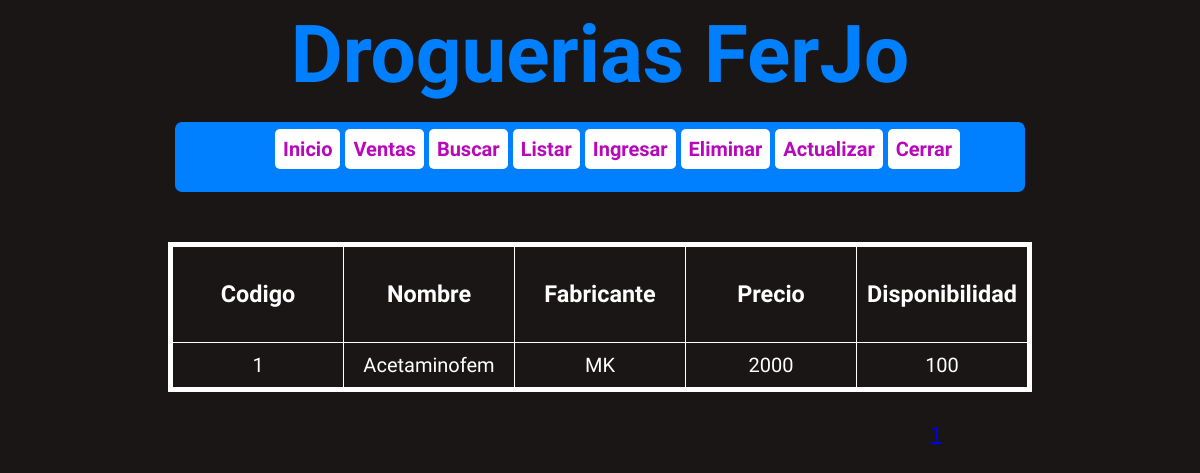
/listar.php (signed in), run on an earlier commit of the app's database.
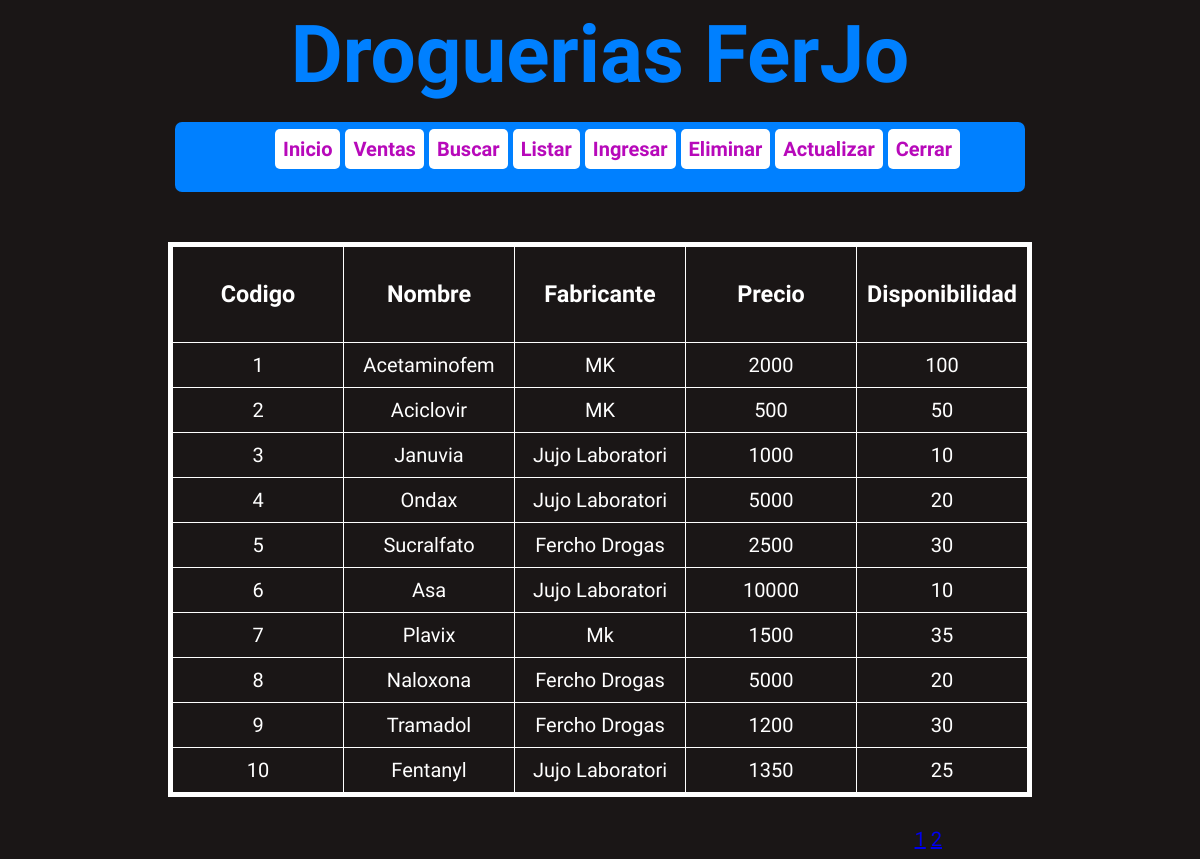
And on a later commit of the database.
### tables this page shows
CREATE TABLE IF NOT EXISTS `drogas` (
  `Codigo` int(15) NOT NULL,
  `Nombre` varchar(15) NOT NULL,
  `Fabricante` varchar(15) NOT NULL,
  `Presentacion` varchar(15) NOT NULL,
  `Tipo` varchar(15) NOT NULL,
  `Fecha_Vencimiento` date NOT NULL,
  `Precio` int(20) NOT NULL,
  `Disponibilidad` int(10) NOT NULL,
  `Cod_Proveedor` int(15) NOT NULL,
  `Formula` varchar(2) DEFAULT NULL,
  PRIMARY KEY (`Codigo`)
);

### listar.php (the view, shortened to what this page needs)
<!DOCTYPE html>
<html>
<head>
	<link rel="stylesheet" type="text/css" href="stylesheet.css">
</head>
<body>
<div id='Contenido'>
	<header>
		<hgroup>
		<h1><a href="index.php">Droguerias FerJo</a></h1>
		</hgroup>
		<div id='Menu'>
			<nav>
				<ul>
					<?php
					echo "<li><a href='index.php'>Inicio</a></li>";
					echo "<li><a href='ventas.php'>Ventas</a></li>";
					echo "<li><a href='buscar.php'>Buscar</a></li>";
					echo "<li><a href='listar.php'>Listar</a></li>";
					if($_SESSION["usuario_valido"] == 1){
						echo "<li><a href='insertar.php'>Ingresar</a></li>";
						echo "<li><a href='eliminar.php'>Eliminar</a></li>";
						echo "<li><a href='actualizar.php'>Actualizar</a></li>";
					}
					echo "<li><a href='cerrar.php'>Cerrar</a></li>";
					?>
				</ul>
			</nav>
		</div>
		<div>
		<?php
			require("conexion.php");
			$consulta = "SELECT Codigo, Nombre, Fabricante, Precio, Disponibilidad FROM drogas";
			$result = mysqli_query($conexion, $consulta);
			$tamano_paginas = 10;
			if(isset($_GET["pagina"])){
				$pagina = $_GET["pagina"];
			}else{
				$pagina = 1;
			}
			$numfilas = mysqli_num_rows($result);
			$totalpag = ceil($numfilas/$tamano_paginas);
			$desde = ($pagina -1)*$tamano_paginas;
			$consulta_limite ="SELECT Codigo, Nombre, Fabricante, Precio, Disponibilidad FROM drogas LIMIT $desde, $tamano_paginas";
			$result = mysqli_query($conexion, $consulta_limite);
			if(!empty($result)){
				echo "<table><tr><td>";
				echo "<h3 id='titleTable'>Codigo</h3></td><td>";
				echo "<h3 id='titleTable'>Nombre</h3></td><td>";
				echo "<h3 id='titleTable'>Fabricante</h3></td><td>";
				echo "<h3 id='titleTable'>Precio</h3></td><td>";
				echo "<h3 id='titleTable'>Disponibilidad</h3></td><tr>";
				while($fila = mysqli_fetch_row($result)){
					echo "<tr><td>";
					echo "$fila[0] </td><td>";
					echo " $fila[1] </td><td>";
					echo "$fila[2] </td><td>";
					echo "$fila[3] </td><td>";
					echo "$fila[4]</td></td></tr>";
				}
				echo "</table>";
			}else{
				echo "<h1 id = 'Error'>No hay drogas en el inventario</h1>";
			}
		?>
		</div>
		<div id='Paginacion'>
		<?php
			for($i = 1; $i <= $totalpag; $i++){
				echo "<a href='?pagina=" . $i . "'>" . $i . "</a>  ";
			}
		?>
		</div>
	</header>
</div>
</body>
</html>

### stylesheet.css (style rules this page uses)
body { background-color: #1A1616; font-family: 'Gloria Hallelujah', cursive; font-size: 20px; color: #FFF; }
header hgroup h1 { font-size: 80px; color: #0080FF; margin: 0 auto; font-family: 'Ranga', cursive; }
header hgroup h1 a { text-decoration: none; color: #0080FF; }
#Contenido { text-align: center; }
#Menu { margin: 0 auto; background-color: #0080FF; border-radius: 7px; width: 850px; height: 70px; }
nav ul { list-style-type: none; }
nav ul li { display: inline-block; margin-top: 7px; margin-right: 5px; cursor: pointer; border-radius: 5px; background-color: white; padding: 8px; font-weight: bold; transition: all 0.5s linear; -webkit-transition: all 0.5s linear; -o-transition: all 0.5s linear; -moz-transition: all 0.5s linea }
nav ul li a { text-decoration: none; color: #b709ba; }
table { margin: 0 auto; margin-top: 50px; border: 5px solid white; border-collapse: collapse; text-align: center; }
table td { border-radius: 7px; border: 1px solid white; padding: 10px; width: 150px; }
#Paginacion { margin-top: 30px; margin-right: 250px; text-align: right; }

What changed in the data, as far as the page shows it:
added drogas: Codigo "2", Nombre "Aciclovir", Fabricante "MK", Precio "500", Disponibilidad "50"
added drogas: Codigo "3", Nombre "Januvia", Fabricante "Jujo Laboratori", Precio "1000", Disponibilidad "10"
added drogas: Codigo "4", Nombre "Ondax", Fabricante "Jujo Laboratori", Precio "5000", Disponibilidad "20"
added drogas: Codigo "5", Nombre "Sucralfato", Fabricante "Fercho Drogas", Precio "2500", Disponibilidad "30"
added drogas: Codigo "6", Nombre "Asa", Fabricante "Jujo Laboratori", Precio "10000", Disponibilidad "10"
added drogas: Codigo "7", Nombre "Plavix", Fabricante "Mk", Precio "1500", Disponibilidad "35"
added drogas: Codigo "8", Nombre "Naloxona", Fabricante "Fercho Drogas", Precio "5000", Disponibilidad "20"
added drogas: Codigo "9", Nombre "Tramadol", Fabricante "Fercho Drogas", Precio "1200", Disponibilidad "30"
added drogas: Codigo "10", Nombre "Fentanyl", Fabricante "Jujo Laboratori", Precio "1350", Disponibilidad "25"
